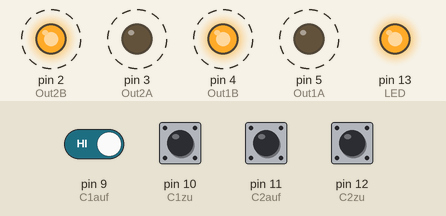
This sketch was run on a simulated Arduino Uno, built with avr-gcc and run on an emulated ATmega328P. Parts: output pins drawn as LEDs (lit = HIGH). Dashed ring = blinking. The test bench sets the inputs (shaded band); at power-on: pin 9 (C1auf), pin 10 (C1zu), pin 11 (C2auf), pin 12 (C2zu) HIGH.

Above: at 1.55 s.
1.6 s: pin 10 (C1zu) pulled LOW for 0.15 s
At 3.5 s:
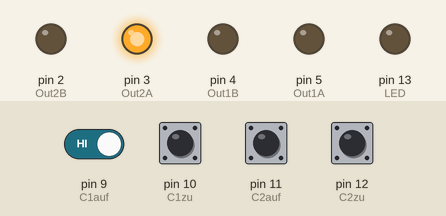
4.7 s: pin 11 (C2auf) pulled LOW for 0.15 s
At 5.8 s:
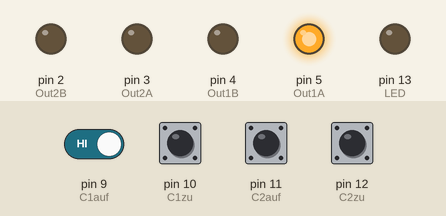
7.7 s: pin 12 (C2zu) pulled LOW for 0.15 s
At 10.05 s:
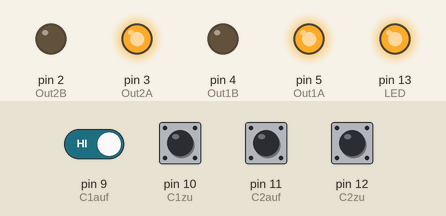
10.7 s: pin 12 (C2zu) pulled LOW for 1 s
At 12.95 s:
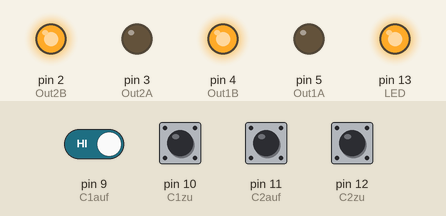
13.7 s: pin 10 (C1zu) pulled LOW for 1 s
At 15.75 s:
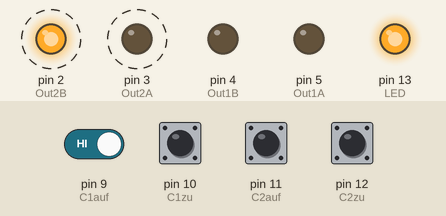
17.3 s: pin 9 (C1auf) driven LOW and pin 12 (C2zu) driven LOW
At 20.1 s:
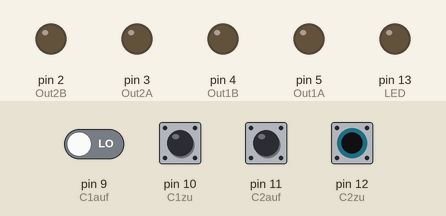
Timing chart, 0 to 21.3 s (numbered marks = the images above; inputs shaded):
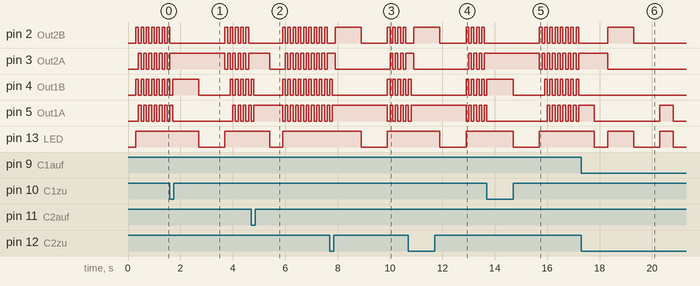

The sketch:

v1_RG_LED.ino
```cpp
//Defines

#define Out1A 5
#define Out1B 4
#define Out2A 3
#define Out2B 2
#define Out3A
#define LED 13
#define C1auf 9
#define C1zu 10
#define C2auf 11
#define C2zu 12


char color1, color2;
char contact[5];
char ContactInput[10];

char C1state, C2state, Cstate, C1, C2;
char C1laststate, C2laststate;
int C1a,C1z,C1mu,C1md,C1e;  // mögliche Zustände : auf, zu, moving up, moving down, error,
int C2a,C2z,C2mu,C2md,C2e;  // mögliche Zustände : auf, zu, moving up, moving down, error,
int addr;
int i = 0,l=0;


void setup() {
  // put your setup code here, to run once:
delay(300);
Serial.begin(115200);

//PinModes
pinMode(Out1A, OUTPUT); //Rot
pinMode(Out1B, OUTPUT); // Grün
pinMode(Out2A, OUTPUT); //Rot
pinMode(Out2B, OUTPUT); //Grün
pinMode(LED, OUTPUT); //gelbe LED
pinMode(C1auf, INPUT_PULLUP);//
pinMode(C1zu, INPUT_PULLUP);//
pinMode(C2auf, INPUT_PULLUP);//
pinMode(C2zu, INPUT_PULLUP);//


//pinMode();//

//Startup Pattern
//delay(5000);
/*
Out('g',1);
delay(100);
Out('r',1);
delay(100);
Out('g',2);
delay(100);
Out('r',2);
delay(100);
delay(500);
*/
}

void loop() {
  //blinkError();
  //check inputs
  getState(C1); //Zustand von Kanal 1 Erfassen
  getState(C2); //Zustand von Kanal 2 Erfassen
  visualizeState();
  //debugInfo();


}

void debugInfo(){
  delay(500);
  Serial.print ("DEBUGMODE ON ");
   Serial.print (" ----- ");
  Serial.print("C1state = ");
  Serial.print (C1state);
  Serial.print (" ----- ");
  //Serial.print("C2state = ");
  //Serial.print(C2state);
  Serial.print (" ----- ");

  Serial.print ("DigitalReadC1auf--");
  Serial.print(digitalRead(C1auf));

  Serial.print ("--");
    Serial.print ("DigitalReadC1zu--");
    Serial.print(digitalRead(C1zu));

  Serial.println ("--EOD--");


  }

void blinkError(){
    Out('r',1);
    Out('r',2);
    delay(1000);
    Out('b',1);
    Out('b',2);
    delay(1000);
}


void visualizeState(){
 // beide Tore im selben Zustand für schöneres blinken
    if((C2state == 'Z') && (C1state == 'Z')) {
      Out('g',1);
      Out('g',2);
      delay(1000);
      Out('b',1);
      Out('b',2);
      delay(1000);
      }
    if((C2state == 'A') && (C1state == 'A')) {
      Out('r',1);
      Out('r',2);
      delay(500);
      Out('b',1);
      Out('b',2);
      delay(500);
      }

     if((C2state == 'u') && (C1state == 'u')) {
      Out('g',1);
      Out('g',2);
      delay(100);
      Out ('r',1);
      Out ('r',2);
      delay(100);
      }
// einzelne zustände
 if ((C1state == 'Z') && (C2state != 'Z')){
    Out('g',1);
    delay(1000);
    Out('b',1);
    delay(1000);
    }

    if((C1state == 'A') && (C2state != 'A')){
    Out ('r',1);
    delay(500);
    Out('b',1);
    delay(500);
    }

   if ((C1state == 'u') && (C2state != 'u')){
   Out('g',1);
   delay(100);
   Out ('r',1);
   delay(100);
   }

// jetzt für C2
 if ((C2state == 'Z') && (C1state != 'Z')){
    Out('g',2);
    delay(1000);
    Out('b',2);
    delay(1000);
    }

    if ((C2state =='A')&& (C1state != 'A')){
    Out ('r',2);
    delay(500);
    Out('b',2);
    delay(500);
    }

   if ((C2state == 'u') && (C1state != 'u')){
   Out('g',2);
   delay(100);
   Out ('r',2);
   delay(100);
   }

}
/*
void blink(int addr, char color, int  , int blinkduration)
void handleError(){
    if (C1e >=1)
    blink('r',1,50);
    if (C2e >=1);
    if (C3e >=1);
    if (C4e >=1);
    if (C5e >=1);
    if (C6e >=1);
    if (C7e >=1);
    if (C8e >=1);
    if (C9e >=1);
    if (C10e >=1);
    if (C11e >=1);


}

void measureTime(){}

*/
char getState(char ContactInput){

             if(ContactInput = 'C1'){
              //Serial.println(ContactInput);
               if(digitalRead(C1auf) == LOW){          //C1 ist offen
                  C1a = 1;                              //Setze Zustand C1auf auf 1
                  C1state = 'A';
               } else {
                  C1a = 0;                              //Setze Zustand C1zu auf 0
                  C1state = 'u';

                    if(digitalRead(C1zu) == LOW){      //C1 ist zu
                      C1z = 1;                          //Setze Zustand C1zu auf 1
                      C1state = 'Z';
                    } else {
                      C1z = 0;                          //Setze Zustand C1zu auf 0
                      C1state = 'u';
                    }
               }
             }


             if(ContactInput = 'C2'){
              //Serial.println(ContactInput);
               if(digitalRead(C2auf) == LOW){          //C2 ist offen
                  C2a = 1;                              //Setze Zustand C2auf auf 1
                  C2state = 'A';
               } else {
                  C2a = 0;                              //Setze Zustand C2auf auf 0
                  C2state = 'u';

                    if(digitalRead(C2zu) == LOW){         //C2 ist zu
                      C2z = 1;                          //Setze Zustand C2zu auf 1
                      C2state = 'Z';
                    } else {
                      C2z = 0;                          //Setze Zustand C2zu auf 0
                      C2state = 'u';
                    }
               }
             }


             /*
              *
              *
              *  Serial.println("------------------------");
               Serial.print("local debug");
               Serial.print(" C1A- ");
               Serial.print(C1a);
               Serial.print("----");
               Serial.print(" C1Z - ");
               Serial.print(C1z);
               Serial.print("----");


               Serial.println("------------------------");
               Serial.print("local debug");
               Serial.print(C1state);
               Serial.print("--");
               Serial.print(ContactInput);
               Serial.print("--");
               Serial.print(digitalRead(C1auf));
               Serial.print(digitalRead(C1zu));


              Serial.println("###");
               } else {
                C1state = 'f';

                 if(ContactInput = 0){
               //C1 ist offen
               //C1state = 'A';
               Serial.println(C1state);


               }


               } else {
                C1state = 'f';
               }
             }*/

}


int Out(char color1, int addr){
 if (addr == 1){
  if(color1 == 'r'){
    digitalWrite(Out1A, HIGH);
    digitalWrite(Out1B, LOW);
    digitalWrite(LED, HIGH);
    //Serial.println("r1");
    }
  if(color1 == 'g'){
    digitalWrite(Out1A, LOW);
    digitalWrite(Out1B, HIGH);
    digitalWrite(LED, HIGH);
    //Serial.println("g1");
  }
  if(color1 == 'b'){
    digitalWrite(Out1A, LOW);
    digitalWrite(Out1B, LOW);
    digitalWrite(LED, LOW);
    //Serial.println("b1");
  }
 }

  if (addr == 2){
    if(color1 == 'r'){
      digitalWrite(Out2A, HIGH);
      digitalWrite(Out2B, LOW);
      digitalWrite(LED, HIGH);
      //Serial.println("r2");
      }
    if(color1 == 'g'){
      digitalWrite(Out2A, LOW);
      digitalWrite(Out2B, HIGH);
      digitalWrite(LED, HIGH);
      //Serial.println("g2");
    }
    if(color1 == 'b'){
      digitalWrite(Out2A, LOW);
      digitalWrite(Out2B, LOW);
      digitalWrite(LED, LOW);
      //Serial.println("b2");
    }

 }


}
```

Measured:
- after the input at 1.6 s, pin 13 (LED): HIGH → LOW after 1.1 s, → HIGH 1.0 s later
- after the input at 4.7 s, pin 13 (LED): HIGH → LOW after 0.70 s, → HIGH 0.50 s later
- after the input at 7.7 s, pin 13 (LED): HIGH → LOW after 1.2 s, → HIGH 1.0 s later
- after the input at 10.7 s, pin 13 (LED): HIGH → LOW after 1.2 s, → HIGH 1.0 s later
- after the input at 13.7 s, pin 13 (LED): HIGH → LOW after 1.0 s, → HIGH 1.0 s later
- after the input at 17.3 s, pin 4 (Out1B): stops changing and stays LOW; pin 13 (LED): goes LOW 0.50 s, HIGH 1.0 s, LOW 1.0 s, HIGH 0.50 s, then LOW, starting after 0.50 s
